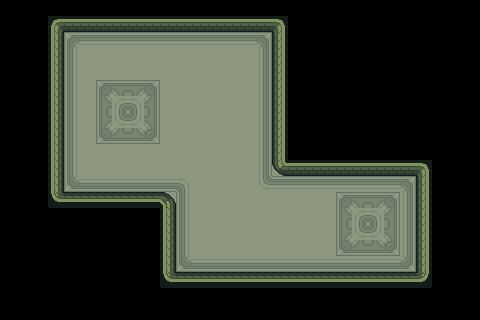

Below is a game level as drawn by its tile map, then a one-line description and the .tmx file that defines it, in full:
An orthogonal 30x20 tile map with 16x16 px tiles, 2 tile layers (floor, walls), 2 tilesets and 12 objects (3x enemy, player).

<map version="1.10" tiledversion="1.10.2" orientation="orthogonal" renderorder="right-down" width="30" height="20" tilewidth="16" tileheight="16" infinite="0" nextlayerid="5" nextobjectid="22">
 <editorsettings>
  <export target="main.tmj" format="json" />
 </editorsettings>
 <tileset firstgid="1" name="TilesetInterior" tilewidth="16" tileheight="16" tilecount="320" columns="16">
  <image source="TilesetInterior.png" width="256" height="320" />
 </tileset>
 <tileset firstgid="321" name="TilesetInteriorFloor" tilewidth="16" tileheight="16" tilecount="374" columns="22">
  <image source="TilesetInteriorFloor.png" width="352" height="272" />
 </tileset>
 <layer id="2" name="floor" width="30" height="20">
  <data encoding="csv">
0,0,0,0,0,0,0,0,0,0,0,0,0,0,0,0,0,0,0,0,0,0,0,0,0,0,0,0,0,0,
0,0,0,0,0,0,0,0,0,0,0,0,0,0,0,0,0,0,0,0,0,0,0,0,0,0,0,0,0,0,
0,0,0,0,464,465,465,465,465,465,465,465,465,465,465,465,466,0,0,0,0,0,0,0,0,0,0,0,0,0,
0,0,0,0,486,487,487,487,487,487,487,487,487,487,487,487,488,0,0,0,0,0,0,0,0,0,0,0,0,0,
0,0,0,0,486,487,487,487,487,487,487,487,487,487,487,487,488,0,0,0,0,0,0,0,0,0,0,0,0,0,
0,0,0,0,486,487,468,469,470,471,487,487,487,487,487,487,488,0,0,0,0,0,0,0,0,0,0,0,0,0,
0,0,0,0,486,487,490,491,492,493,487,487,487,487,487,487,488,0,0,0,0,0,0,0,0,0,0,0,0,0,
0,0,0,0,486,487,512,513,514,515,487,487,487,487,487,487,488,0,0,0,0,0,0,0,0,0,0,0,0,0,
0,0,0,0,486,487,534,535,536,537,487,487,487,487,487,487,488,0,0,0,0,0,0,0,0,0,0,0,0,0,
0,0,0,0,486,487,487,487,487,487,487,487,487,487,487,487,488,0,0,0,0,0,0,0,0,0,0,0,0,0,
0,0,0,0,486,487,487,487,487,487,487,487,487,487,487,487,488,487,0,0,0,0,0,0,0,0,0,0,0,0,
0,0,0,0,508,509,509,509,509,509,509,492,487,487,487,487,513,465,465,465,465,465,465,465,465,466,0,0,0,0,
0,0,0,0,0,0,0,0,0,0,487,486,487,487,487,487,487,487,487,487,487,468,469,470,471,488,0,0,0,0,
0,0,0,0,0,0,0,0,0,0,0,486,487,487,487,487,487,487,487,487,487,490,491,492,493,488,0,0,0,0,
0,0,0,0,0,0,0,0,0,0,0,486,487,487,487,487,487,487,487,487,487,512,513,514,515,488,0,0,0,0,
0,0,0,0,0,0,0,0,0,0,0,486,487,487,487,487,487,487,487,487,487,534,535,536,537,488,0,0,0,0,
0,0,0,0,0,0,0,0,0,0,0,508,509,509,509,509,509,509,509,509,509,509,509,509,509,510,0,0,0,0,
0,0,0,0,0,0,0,0,0,0,0,0,0,0,0,0,0,0,0,0,0,0,0,0,0,0,0,0,0,0,
0,0,0,0,0,0,0,0,0,0,0,0,0,0,0,0,0,0,0,0,0,0,0,0,0,0,0,0,0,0,
0,0,0,0,0,0,0,0,0,0,0,0,0,0,0,0,0,0,0,0,0,0,0,0,0,0,0,0,0,0
</data>
 </layer>
 <layer id="1" name="walls" width="30" height="20">
  <data encoding="csv">
0,0,0,0,0,0,0,0,0,0,0,0,0,0,0,0,0,0,0,0,0,0,0,0,0,0,0,0,0,0,
0,0,0,170,174,174,174,174,174,174,174,174,174,174,174,174,174,192,0,0,0,0,0,0,0,0,0,0,0,0,
0,0,0,218,0,0,0,0,0,0,0,0,0,0,0,0,0,223,0,0,0,0,0,0,0,0,0,0,0,0,
0,0,0,218,0,0,0,0,0,0,0,0,0,0,0,0,0,223,0,0,0,0,0,0,0,0,0,0,0,0,
0,0,0,218,0,0,0,0,0,0,0,0,0,0,0,0,0,223,0,0,0,0,0,0,0,0,0,0,0,0,
0,0,0,218,0,0,0,0,0,0,0,0,0,0,0,0,0,223,0,0,0,0,0,0,0,0,0,0,0,0,
0,0,0,218,0,0,0,0,0,0,0,0,0,0,0,0,0,223,0,0,0,0,0,0,0,0,0,0,0,0,
0,0,0,218,0,0,0,0,0,0,0,0,0,0,0,0,0,223,0,0,0,0,0,0,0,0,0,0,0,0,
0,0,0,218,0,0,0,0,0,0,0,0,0,0,0,0,0,223,0,0,0,0,0,0,0,0,0,0,0,0,
0,0,0,218,0,0,0,0,0,0,0,0,0,0,0,0,0,223,0,0,0,0,0,0,0,0,0,0,0,0,
0,0,0,218,0,0,0,0,0,0,0,0,0,0,0,0,0,191,174,174,174,174,174,174,174,174,175,0,0,0,
0,0,0,218,0,0,0,0,0,0,0,0,0,0,0,0,0,0,0,0,0,0,0,0,0,0,223,0,0,0,
0,0,0,314,318,318,318,318,318,318,298,0,0,0,0,0,0,0,0,0,0,0,0,0,0,0,223,0,0,0,
0,0,0,0,0,0,0,0,0,0,218,0,0,0,0,0,0,0,0,0,0,0,0,0,0,0,223,0,0,0,
0,0,0,0,0,0,0,0,0,0,218,0,0,0,0,0,0,0,0,0,0,0,0,0,0,0,223,0,0,0,
0,0,0,0,0,0,0,0,0,0,218,0,0,0,0,0,0,0,0,0,0,0,0,0,0,0,223,0,0,0,
0,0,0,0,0,0,0,0,0,0,218,0,0,0,0,0,0,0,0,0,0,0,0,0,0,0,223,0,0,0,
0,0,0,0,0,0,0,0,0,0,314,318,318,318,318,318,318,318,318,318,318,318,318,318,318,318,304,0,0,0,
0,0,0,0,0,0,0,0,0,0,0,0,0,0,0,0,0,0,0,0,0,0,0,0,0,0,0,0,0,0,
0,0,0,0,0,0,0,0,0,0,0,0,0,0,0,0,0,0,0,0,0,0,0,0,0,0,0,0,0,0
</data>
 </layer>
 <objectgroup id="3" name="entities">
  <object id="1" name="player" x="224" y="224">
   <point />
  </object>
  <object id="2" name="enemy" x="176" y="64">
   <point />
  </object>
  <object id="10" name="enemy" x="208" y="96">
   <point />
  </object>
  <object id="11" name="enemy" x="144" y="128">
   <point />
  </object>
 </objectgroup>
 <objectgroup id="4" name="bounds">
  <object id="12" x="48" y="16" width="240" height="16" />
  <object id="13" x="272" y="32" width="16" height="144" />
  <object id="14" x="288" y="160" width="144" height="16" />
  <object id="15" x="416" y="176" width="16" height="112" />
  <object id="16" x="160" y="272" width="256" height="16" />
  <object id="17" x="160" y="192" width="16" height="80" />
  <object id="18" x="48" y="192" width="112" height="16" />
  <object id="19" x="48" y="32" width="16" height="160" />
 </objectgroup>
</map>
